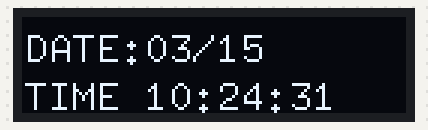
Recording of a sketch running on a simulated ESP8266 (NodeMCU). Parts: 128×32 one-colour display. WiFi joins after 1.5 s; servers stay silent unless stated; the local clock reads 2024-03-15 10:24:30 at power-on unless the sketch sets it; what the sketch prints to the serial monitor is not drawn.

Above: at 1.6 s.
At 5.7 s:
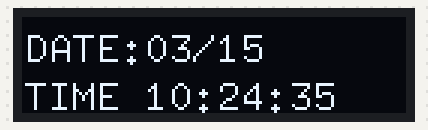
At 10.7 s:
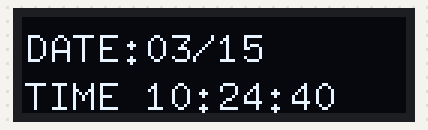
At 19.8 s:
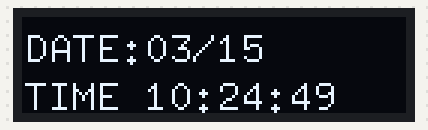
At 29.0 s:
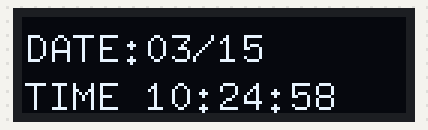
At 38.1 s:
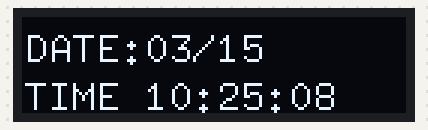

The sketch:

wi-fi-ntp.ino.ino
```cpp
#include <RTClib.h>
#include <Wire.h>
#include <U8g2lib.h>
#include <ESP8266WiFi.h>
#include <time.h>
#define WIFI_SSID   "Buffalo-G-1698"
#define WIFI_PASSWORD   "pwykhfvgjcnnk"
#define JST     3600*9

char a[32];
char b[32];
RTC_DS3231 RTC;
U8G2_SSD1306_128X32_UNIVISION_F_HW_I2C u8g2(U8G2_R0, /* reset=*/ U8X8_PIN_NONE); //STM32F103C8T6(BlackPill) and DSDtech I2C

void setup() {
  Serial.begin(9600);
  Wire.begin();
  RTC.begin();
  u8g2.begin();
  /*RTC.adjust(DateTime(F(__DATE__),F(__TIME__)));
    rtc.adjust(DateTime(2020, 5, 14, 9, 27, 0));
    to set time on boot
  */
  #define timestr " DATE  TIME"

  WiFi.begin(WIFI_SSID, WIFI_PASSWORD);
  while(WiFi.status() != WL_CONNECTED) {
    Serial.print('.');
    delay(500);
  }
  Serial.println();
  Serial.printf("Connected, IP address: ");
  Serial.println(WiFi.localIP());
  configTzTime("JST-9", "time.google.com", "ntp.nict.jp");
}

void loop() {
//this part for display nowtime on serialmonitor
//  DateTime now = RTC.now();
//  sprintf(t, " %02d/%02d",  now.month(), now.day());
//  sprintf(s, " %02d:%02d:%02d",  now.hour(), now.minute(), now.second());

//  Serial.print(F("Date: "));
//  Serial.println(t);
//  Serial.print(F("Time: "));
//  Serial.println(s);

  time_t t;
  struct tm *tm;
  t = time(NULL);
  tm = localtime(&t);
  Serial.printf("Date Time :  %04d/%02d/%02d %02d:%02d:%02d\n",
        tm->tm_year+1900, tm->tm_mon+1, tm->tm_mday,
        tm->tm_hour, tm->tm_min, tm->tm_sec);

  sprintf(a, "DATE:%02d/%02d", tm->tm_mon+1, tm->tm_mday);
  sprintf(b, "TIME %02d:%02d:%02d", tm->tm_hour, tm->tm_min, tm->tm_sec);
//this part for display nowtime on LCD
  u8g2.clearBuffer();                   // clear the internal memory
  u8g2.setFont(u8g2_font_8x13_tf);  // choose a suitable font  u8g2_font_8x13_tf u8g2_font_fur30_tf
  u8g2.drawStr(1,15,a); // write date
  u8g2.drawStr(1,31,b); // write time
  u8g2.sendBuffer();
  delay(1000);
}
```

Measured:
- what the display in image 0 shows lasts 1.0 s, from 1.6 s to 2.6 s
